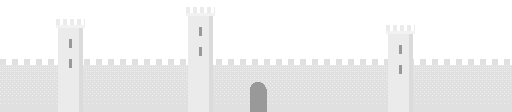
#> input picture Assets/Echo/Content/Art/bg_castle.png, 512 x 112 px, given in place of fx_glow.png, which was not available; the run also reads 1 picture not shown here
$ python make_feature_graphic.py
#> lines starting #> are read from the running program, lines starting #| are printed output that depends on the picture; pictures that were not available may be replaced by others from this repository, and a replacement may not be noted
"""
Google Play feature graphic (1024 x 500, 24-bit PNG, no alpha) for Echo.

Built from the game's own generated pixel art (Assets/Echo/Content/Art, written by Echo/Generate Art), composed
at the game's pixel scale (256 x 125) and scaled up 4x with no smoothing, so it looks exactly like the game.
Run from the repo root:  python StoreListing/make_feature_graphic.py
"""
import os
from PIL import Image, ImageDraw, ImageFont

ROOT = os.path.dirname(os.path.dirname(os.path.abspath(__file__)))
ART = os.path.join(ROOT, 'Assets', 'Echo', 'Content', 'Art')
FONTS = os.path.join(ROOT, 'Assets', 'Echo', 'Content', 'Fonts')
OUT = os.path.join(ROOT, 'StoreListing')

W, H, SCALE = 256, 125, 4
GROUND = 96             # y of the ground's top edge, from the top

SKY = (36, 103, 115)
CYAN = (115, 242, 255)
RED = (255, 84, 84)
GOLD = (255, 201, 74)
WHITE = (255, 255, 255)


def load(name):
    return Image.open(os.path.join(ART, name)).convert('RGBA')


def char(name):
    return load(os.path.join('Characters', name))


def lerp(a, b, t):
    return tuple(round(a[i] + (b[i] - a[i]) * t) for i in range(3))


def tint(img, rgb, alpha=1.0):
    """Greyscale art times a colour, as the game's sprite tint does."""
    out = Image.new('RGBA', img.size)
    src, dst = img.load(), out.load()
    for y in range(img.height):
        for x in range(img.width):
            r, g, b, a = src[x, y]
            dst[x, y] = (r * rgb[0] // 255, g * rgb[1] // 255, b * rgb[2] // 255, round(a * alpha))
    return out


def paste(canvas, img, x, y):
    canvas.alpha_composite(img, (int(x), int(y)))


def tile_row(canvas, img, y, offset=0):
    x = -offset
    while x < W:
        paste(canvas, img, x, y)
        x += img.width


def text(canvas, s, font, x, y, fill, shadow=None):
    layer = Image.new('RGBA', canvas.size, (0, 0, 0, 0))
    d = ImageDraw.Draw(layer)
    d.fontmode = '1'   # hard pixels, no anti-aliasing
    if shadow:
        d.text((x + 1, y + 1), s, font=font, fill=shadow)
    elif canvas.width > W:
        d.text((x + 4, y + 4), s, font=font, fill=(8, 30, 36, 255))
    d.text((x, y), s, font=font, fill=fill)
    canvas.alpha_composite(layer)


def main():
    c = Image.new('RGBA', (W, H), SKY + (255,))
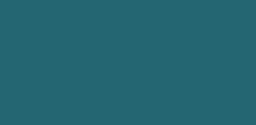
#> c: PIL image 256x125 RGBA; mean R, G, B, A 36, 103, 115, 255

    # A soft moon glow and the moon, high on the right.
    glow = tint(load('fx_glow.png'), (190, 240, 245), 0.35).resize((96, 96), Image.NEAREST)
#> in load, returned value is the input picture: PIL image 512x112 RGBA; mean R, G, B, A 113.7, 113.7, 113.7, 128.4
#> in tint, `out = Image.new('RGBA', img.size)`: out: PIL image 512x112 RGBA; every value is 0
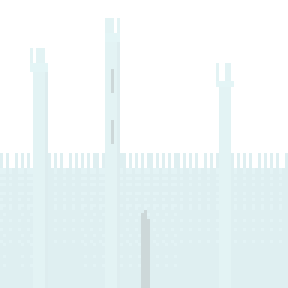
#> glow: PIL image 96x96 RGBA (shown 3 times larger); mean R, G, B, A 84.3, 106.6, 108.9, 44.7; transparent parts drawn white
    moon = load('fx_full_moon.png')
#> call 2 of load, with name = 'fx_full_moon.png'
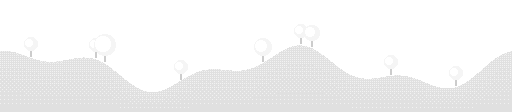
#> input picture Assets/Echo/Content/Art/bg_hills.png, 512 x 112 px, given in place of fx_full_moon.png, which was not available
#> in load, returned value is the input picture: PIL image 512x112 RGBA; mean R, G, B, A 99.1, 99.1, 99.1, 110.2
    paste(c, glow, 226 - 48, 34 - 48)
    paste(c, moon, 226 - moon.width // 2, 34 - moon.height // 2)
    for (sx, sy) in [(150, 10), (128, 26), (96, 6), (182, 40), (240, 52), (60, 14), (20, 30)]:
        paste(c, tint(load('fx_star.png'), WHITE, 0.7), sx, sy)

    # Parallax: the far peaks hazy and lighter than the sky, the graveyard a shade darker (as BackgroundView).
    mountains = tint(load('bg_mountains.png'), lerp(SKY, WHITE, 0.14))
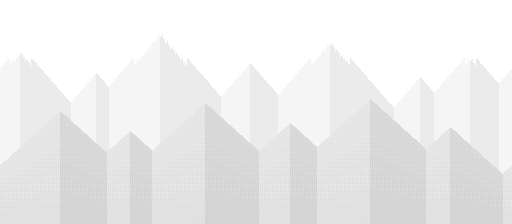
#> input picture Assets/Echo/Content/Art/bg_mountains.png, 512 x 224 px
#> in load, returned value is the input picture: PIL image 512x224 RGBA; mean R, G, B, A 156.3, 156.3, 156.3, 174
#> in tint (call 9), `out = Image.new('RGBA', img.size)`: out: PIL image 512x224 RGBA; every value is 0
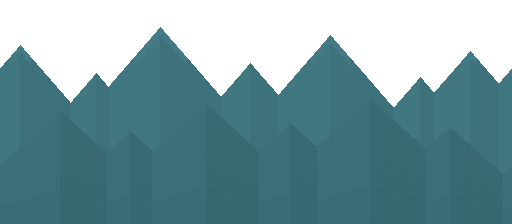
#> mountains: PIL image 512x224 RGBA; mean R, G, B, A 40.8, 75.7, 82.3, 174; transparent parts drawn white
    paste(c, mountains, -120, -14)
    near = tint(load('bg_graveyard.png'), tuple(round(v * 0.72) for v in SKY))
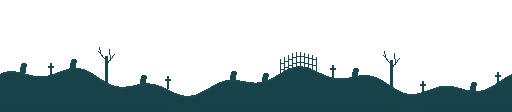
#> near: PIL image 512x112 RGBA; mean R, G, B, A 6.6, 19.5, 21.6, 74.8; transparent parts drawn white
    paste(c, near, -40, GROUND - near.height + 6)
#> in paste (call 11), `canvas.alpha_composite(img, (int(x), int(y)))`:
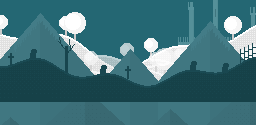
#> canvas: PIL image 256x125 RGBA; mean R, G, B, A 63.4, 112.5, 121.3, 255

    # The ground: top tiles and fill, a shade darker again.
    ground_col = tuple(round(v * 0.5) for v in SKY)
    tile_row(c, tint(load('ground_top.png'), ground_col), GROUND - 2, 7)
    fill = tint(load('ground_fill.png'), tuple(round(v * 0.42) for v in SKY))
    for y in range(GROUND + 8, H, fill.height):
        tile_row(c, fill, y, 7)

    # Graves of earlier runs, each with its ghost on the way past.
    grave = tint(load('grave.png'), tuple(round(v * 0.62) for v in SKY))
    for gx in (100, 146, 176):
        paste(c, grave, gx, GROUND - grave.height + 2)

    # A spike to jump, and the runner over it with a pack of ghosts behind: every failed run comes back.
    spike = tint(load('spike.png') if os.path.exists(os.path.join(ART, 'spike.png')) else load('block.png'),
                 lerp(SKY, WHITE, 0.25))
    spike = spike.resize((12, 12), Image.NEAREST)
    paste(c, spike, 222, GROUND - 11)

    ghosts = [
        ('char_knight_ghost_1.png', 92, 0, CYAN, 0.4),
        ('char_wizard_ghost_2.png', 118, 0, CYAN, 0.55),
        ('char_cat_ghost_jump.png', 146, -10, CYAN, 0.7),
        ('char_princess_ghost_jump.png', 178, -22, RED, 0.9),   # the Nemesis
    ]
    for name, gx, lift, col, a in ghosts:
        g = tint(char(name), col, a)
        paste(c, g, gx, GROUND - g.height + 2 + lift)
        if col == RED:
            horns = tint(load('nemesis_horns.png'), RED, a)
            paste(c, horns, gx + 4, GROUND - g.height + 2 + lift - 5)
    runner = char('char_hooded_jump.png')
    paste(c, runner, 214, GROUND - runner.height - 28)

    # The logo, echoing itself as on the title screen, and the tagline.
    logo = ImageFont.truetype(os.path.join(FONTS, 'PressStart2P-Regular.ttf'), 24)
    for e, a in ((2, 0.2), (1, 0.45)):
        text(c, 'ECHO', logo, 12 - 3 * e, 22 - 3 * e, CYAN + (round(255 * a),))
    text(c, 'ECHO', logo, 12, 22, WHITE + (255,), (8, 30, 36, 255))

    # The tagline at full resolution: Pixelify Sans only sits on its pixel grid at larger sizes.
    out = c.resize((W * SCALE, H * SCALE), Image.NEAREST)
    tag = ImageFont.truetype(os.path.join(FONTS, 'PixelifySans-Regular.ttf'), 40)
    text(out, 'Your past is trying to kill you.', tag, 52, 200, (230, 250, 252, 255), None)
    out = out.convert('RGB')
    assert out.size == (1024, 500)
    os.makedirs(OUT, exist_ok=True)
    path = os.path.join(OUT, 'feature_graphic_1024x500.png')
    out.save(path, optimize=True)
    print(path)


if __name__ == '__main__':
#> (the run stopped early here; a loop or call above may not have finished)
